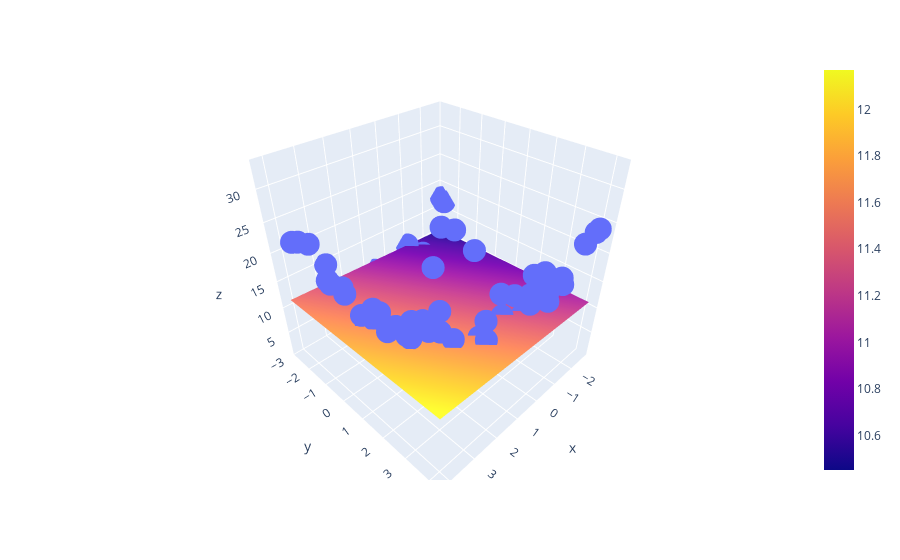

Notebook source saved alongside this figure:
### Code cell
import plotly.graph_objects as go

fig = px.scatter_3d(df, x=x.ravel(), y=y.ravel(), z=z.ravel())

fig.add_trace(go.Surface(x = x_input, y = y_input, z =z_final ))

fig.show()
